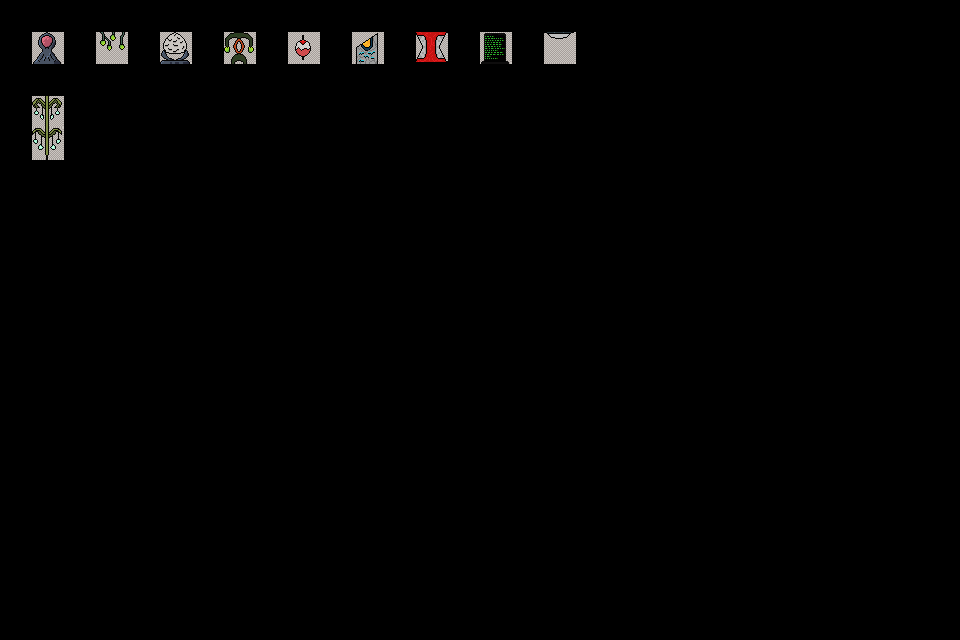

This is a level from a 2D game, rendered from its Tiled map with the project's own tilesets. A one-line summary and the complete map file follow:
An orthogonal 30x20 tile map with 32x32 px tiles, 2 tile layers (regions, input_grass), 2 tilesets and 12 objects.

<map version="1.10" tiledversion="1.10.2" orientation="orthogonal" renderorder="right-down" width="30" height="20" tilewidth="32" tileheight="32" infinite="0" nextlayerid="14" nextobjectid="15">
 <tileset firstgid="1" name="moreLights" tilewidth="32" tileheight="32" spacing="2" margin="2" tilecount="12" columns="4">
  <image source="moreLights.png" width="136" height="102" />
 </tileset>
 <tileset firstgid="13" source="bricks2.tsx" />
 <layer id="1" name="regions" width="30" height="20">
  <data encoding="csv">
0,0,0,0,0,0,0,0,0,0,0,0,0,0,0,0,0,0,0,0,0,0,0,0,0,0,0,0,0,0,
0,15,0,15,0,15,0,15,0,15,0,15,0,15,0,15,0,15,0,0,0,0,0,0,0,0,0,0,0,0,
0,0,0,0,0,0,0,0,0,0,0,0,0,0,0,0,0,0,0,0,0,0,0,0,0,0,0,0,0,0,
0,15,0,0,0,0,0,0,0,0,0,0,0,0,0,0,0,0,0,0,0,0,0,0,0,0,0,0,0,0,
0,15,0,0,0,0,0,0,0,0,0,0,0,0,0,0,0,0,0,0,0,0,0,0,0,0,0,0,0,0,
0,0,0,0,0,0,0,0,0,0,0,0,0,0,0,0,0,0,0,0,0,0,0,0,0,0,0,0,0,0,
0,0,0,0,0,0,0,0,0,0,0,0,0,0,0,0,0,0,0,0,0,0,0,0,0,0,0,0,0,0,
0,0,0,0,0,0,0,0,0,0,0,0,0,0,0,0,0,0,0,0,0,0,0,0,0,0,0,0,0,0,
0,0,0,0,0,0,0,0,0,0,0,0,0,0,0,0,0,0,0,0,0,0,0,0,0,0,0,0,0,0,
0,0,0,0,0,0,0,0,0,0,0,0,0,0,0,0,0,0,0,0,0,0,0,0,0,0,0,0,0,0,
0,0,0,0,0,0,0,0,0,0,0,0,0,0,0,0,0,0,0,0,0,0,0,0,0,0,0,0,0,0,
0,0,0,0,0,0,0,0,0,0,0,0,0,0,0,0,0,0,0,0,0,0,0,0,0,0,0,0,0,0,
0,0,0,0,0,0,0,0,0,0,0,0,0,0,0,0,0,0,0,0,0,0,0,0,0,0,0,0,0,0,
0,0,0,0,0,0,0,0,0,0,0,0,0,0,0,0,0,0,0,0,0,0,0,0,0,0,0,0,0,0,
0,0,0,0,0,0,0,0,0,0,0,0,0,0,0,0,0,0,0,0,0,0,0,0,0,0,0,0,0,0,
0,0,0,0,0,0,0,0,0,0,0,0,0,0,0,0,0,0,0,0,0,0,0,0,0,0,0,0,0,0,
0,0,0,0,0,0,0,0,0,0,0,0,0,0,0,0,0,0,0,0,0,0,0,0,0,0,0,0,0,0,
0,0,0,0,0,0,0,0,0,0,0,0,0,0,0,0,0,0,0,0,0,0,0,0,0,0,0,0,0,0,
0,0,0,0,0,0,0,0,0,0,0,0,0,0,0,0,0,0,0,0,0,0,0,0,0,0,0,0,0,0,
0,0,0,0,0,0,0,0,0,0,0,0,0,0,0,0,0,0,0,0,0,0,0,0,0,0,0,0,0,0
</data>
 </layer>
 <layer id="2" name="input_grass" width="30" height="20">
  <data encoding="csv">
0,0,0,0,0,0,0,0,0,0,0,0,0,0,0,0,0,0,0,0,0,0,0,0,0,0,0,0,0,0,
0,2,0,3,0,4,0,5,0,8,0,9,0,10,0,11,0,12,0,0,0,0,0,0,0,0,0,0,0,0,
0,0,0,0,0,0,0,0,0,0,0,0,0,0,0,0,0,0,0,0,0,0,0,0,0,0,0,0,0,0,
0,6,0,0,0,0,0,0,0,0,0,0,0,0,0,0,0,0,0,0,0,0,0,0,0,0,0,0,0,0,
0,7,0,0,0,0,0,0,0,0,0,0,0,0,0,0,0,0,0,0,0,0,0,0,0,0,0,0,0,0,
0,0,0,0,0,0,0,0,0,0,0,0,0,0,0,0,0,0,0,0,0,0,0,0,0,0,0,0,0,0,
0,0,0,0,0,0,0,0,0,0,0,0,0,0,0,0,0,0,0,0,0,0,0,0,0,0,0,0,0,0,
0,0,0,0,0,0,0,0,0,0,0,0,0,0,0,0,0,0,0,0,0,0,0,0,0,0,0,0,0,0,
0,0,0,0,0,0,0,0,0,0,0,0,0,0,0,0,0,0,0,0,0,0,0,0,0,0,0,0,0,0,
0,0,0,0,0,0,0,0,0,0,0,0,0,0,0,0,0,0,0,0,0,0,0,0,0,0,0,0,0,0,
0,0,0,0,0,0,0,0,0,0,0,0,0,0,0,0,0,0,0,0,0,0,0,0,0,0,0,0,0,0,
0,0,0,0,0,0,0,0,0,0,0,0,0,0,0,0,0,0,0,0,0,0,0,0,0,0,0,0,0,0,
0,0,0,0,0,0,0,0,0,0,0,0,0,0,0,0,0,0,0,0,0,0,0,0,0,0,0,0,0,0,
0,0,0,0,0,0,0,0,0,0,0,0,0,0,0,0,0,0,0,0,0,0,0,0,0,0,0,0,0,0,
0,0,0,0,0,0,0,0,0,0,0,0,0,0,0,0,0,0,0,0,0,0,0,0,0,0,0,0,0,0,
0,0,0,0,0,0,0,0,0,0,0,0,0,0,0,0,0,0,0,0,0,0,0,0,0,0,0,0,0,0,
0,0,0,0,0,0,0,0,0,0,0,0,0,0,0,0,0,0,0,0,0,0,0,0,0,0,0,0,0,0,
0,0,0,0,0,0,0,0,0,0,0,0,0,0,0,0,0,0,0,0,0,0,0,0,0,0,0,0,0,0,
0,0,0,0,0,0,0,0,0,0,0,0,0,0,0,0,0,0,0,0,0,0,0,0,0,0,0,0,0,0,
0,0,0,0,0,0,0,0,0,0,0,0,0,0,0,0,0,0,0,0,0,0,0,0,0,0,0,0,0,0
</data>
 </layer>
 <objectgroup id="3" name="output_lightning_1">
  <object id="1" x="46.9091" y="41.8182">
   <point />
  </object>
 </objectgroup>
 <objectgroup id="4" name="output_lightning_2">
  <object id="2" x="111.636" y="42.3636">
   <point />
  </object>
 </objectgroup>
 <objectgroup id="5" name="output_lightning_3">
  <object id="3" x="174.909" y="43.2727">
   <point />
  </object>
 </objectgroup>
 <objectgroup id="6" name="output_lightning_4">
  <object id="4" x="226.545" y="50">
   <point />
  </object>
  <object id="5" x="250.364" y="49.4545">
   <point />
  </object>
 </objectgroup>
 <objectgroup id="7" name="output_lightning_5">
  <object id="7" x="302.909" y="41.4545">
   <point />
  </object>
 </objectgroup>
 <objectgroup id="8" name="output_lightning_6">
  <object id="8" x="366.545" y="52.7273">
   <point />
  </object>
 </objectgroup>
 <objectgroup id="9" name="output_lightning_7">
  <object id="9" x="430.909" y="45.2727">
   <point />
  </object>
 </objectgroup>
 <objectgroup id="10" name="output_lightning_8">
  <object id="10" x="494.545" y="46.1818">
   <point />
  </object>
 </objectgroup>
 <objectgroup id="11" name="output_lightning_9">
  <object id="12" x="558.818" y="36.9091">
   <point />
  </object>
 </objectgroup>
 <objectgroup id="12" name="output_lightning_10">
  <object id="13" x="46.75" y="147.5">
   <point />
  </object>
  <object id="14" x="46.75" y="107">
   <point />
  </object>
 </objectgroup>
</map>
